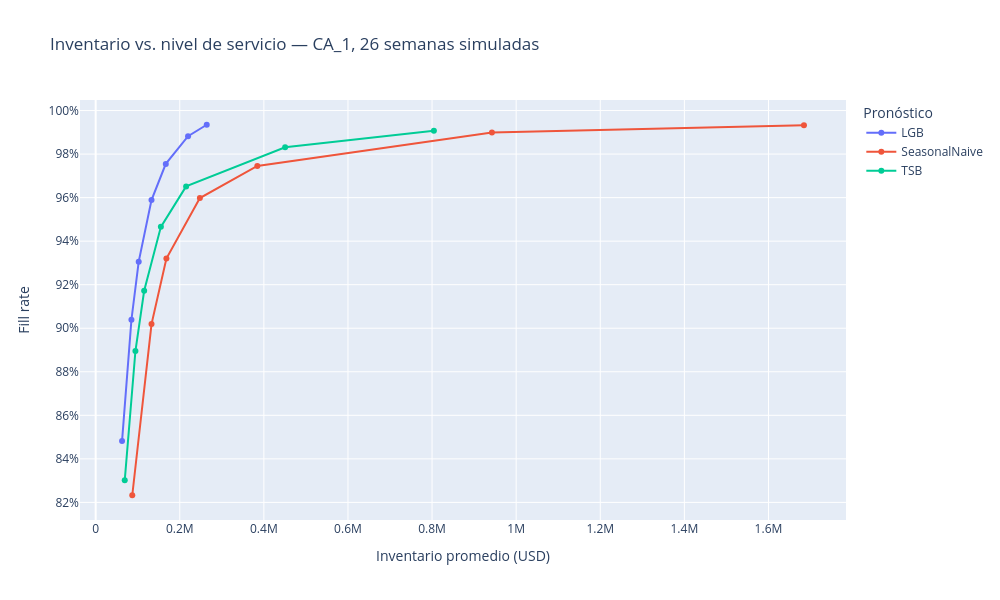

Notebook code cell kept with this figure:
### Code cell
fig = px.line(tabla, x="inv_valor_prom", y="fill_rate", color="modelo", markers=True,
              hover_data=["alpha", "costo_total"],
              labels={"inv_valor_prom": "Inventario promedio (USD)", "fill_rate": "Fill rate",
                      "modelo": "Pronóstico"},
              title="Inventario vs. nivel de servicio — CA_1, 26 semanas simuladas")
fig.update_layout(width=1000, height=600, yaxis_tickformat=".0%")
fig.write_html(FIG_DIR / "08_tradeoff_inventario.html", include_plotlyjs="cdn")
try:
    fig.write_image(FIG_DIR / "08_tradeoff_inventario.png", scale=2)
except Exception as e:
    print(f"PNG no generado ({e})")
fig.show()

# ¿Cuánto inventario necesita LightGBM para el mismo fill rate que TSB con α = 0.95?
ref = tabla.query("modelo == 'TSB' and alpha == 0.95").iloc[0]
curva = tabla.query("modelo == 'LGB'").sort_values("fill_rate")
if not (curva["fill_rate"].min() <= ref["fill_rate"] <= curva["fill_rate"].max()):
    print("⚠ El fill rate de referencia está fuera del rango de LightGBM; la interpolación se recorta.")
inv_lgb = np.interp(ref["fill_rate"], curva["fill_rate"], curva["inv_valor_prom"])
print(f"Fill rate de referencia (TSB, α=0.95): {ref['fill_rate']:.2%}")
print(f"Inventario promedio — TSB: ${ref['inv_valor_prom']:,.0f} | LightGBM al mismo fill rate: "
      f"${inv_lgb:,.0f} ({inv_lgb / ref['inv_valor_prom'] - 1:+.1%})")

# Nivel de servicio que minimiza el costo total para cada modelo
display(tabla.loc[tabla.groupby("modelo")["costo_total"].idxmin()].round(3))

### Figure 1 — Plotly figure (JSON) as saved in the notebook; plotly's stock layout.template omitted (floating-point values rounded to 4 significant figures)
{"data": [{"customdata": [[0.5, 110600.0], [0.7, 72000.0], [0.8, 55160.0], [0.9, 40170.0], [0.95, 33960.0], [0.98, 32680.0], [0.99, 35050.0]], "hovertemplate": "Pronóstico=LGB<br>Inventario promedio (USD)=%{x}<br>Fill rate=%{y}<br>alpha=%{customdata[0]}<br>costo_total=%{customdata[1]}<extra></extra>", "legendgroup": "LGB", "line": {"color": "#636efa", "dash": "solid"}, "marker": {"symbol": "circle"}, "mode": "lines+markers", "name": "LGB", "orientation": "v", "showlegend": true, "type": "scatter", "x": [62750.0, 85050.0, 102400.0, 132800.0, 166800.0, 219700.0, 264200.0], "xaxis": "x", "y": [0.8481, 0.9039, 0.9306, 0.9589, 0.9755, 0.9882, 0.9935], "yaxis": "y"}, {"customdata": [[0.5, 122700.0], [0.7, 68960.0], [0.8, 53640.0], [0.9, 47790.0], [0.95, 56570.0], [0.98, 116100.0], [0.99, 203600.0]], "hovertemplate": "Pronóstico=SeasonalNaive<br>Inventario promedio (USD)=%{x}<br>Fill rate=%{y}<br>alpha=%{customdata[0]}<br>costo_total=%{customdata[1]}<extra></extra>", "legendgroup": "SeasonalNaive", "line": {"color": "#EF553B", "dash": "solid"}, "marker": {"symbol": "circle"}, "mode": "lines+markers", "name": "SeasonalNaive", "orientation": "v", "showlegend": true, "type": "scatter", "x": [87050.0, 132900.0, 168200.0, 247900.0, 384500.0, 942300.0, 1684000.0], "xaxis": "x", "y": [0.8233, 0.9019, 0.932, 0.9598, 0.9745, 0.9899, 0.9933], "yaxis": "y"}, {"customdata": [[0.5, 114300.0], [0.7, 74530.0], [0.8, 57690.0], [0.9, 44170.0], [0.95, 41320.0], [0.98, 60510.0], [0.99, 99440.0]], "hovertemplate": "Pronóstico=TSB<br>Inventario promedio (USD)=%{x}<br>Fill rate=%{y}<br>alpha=%{customdata[0]}<br>costo_total=%{customdata[1]}<extra></extra>", "legendgroup": "TSB", "line": {"color": "#00cc96", "dash": "solid"}, "marker": {"symbol": "circle"}, "mode": "lines+markers", "name": "TSB", "orientation": "v", "showlegend": true, "type": "scatter", "x": [69140.0, 94550.0, 115300.0, 155100.0, 215100.0, 450600.0, 804400.0], "xaxis": "x", "y": [0.8301, 0.8895, 0.9172, 0.9466, 0.9651, 0.9831, 0.9908], "yaxis": "y"}], "layout": {"height": 600, "legend": {"title": {"text": "Pronóstico"}, "tracegroupgap": 0}, "title": {"text": "Inventario vs. nivel de servicio — CA_1, 26 semanas simuladas"}, "width": 1000, "xaxis": {"anchor": "y", "domain": [0, 1], "title": {"text": "Inventario promedio (USD)"}}, "yaxis": {"anchor": "x", "domain": [0, 1], "tickformat": ".0%", "title": {"text": "Fill rate"}}}}
